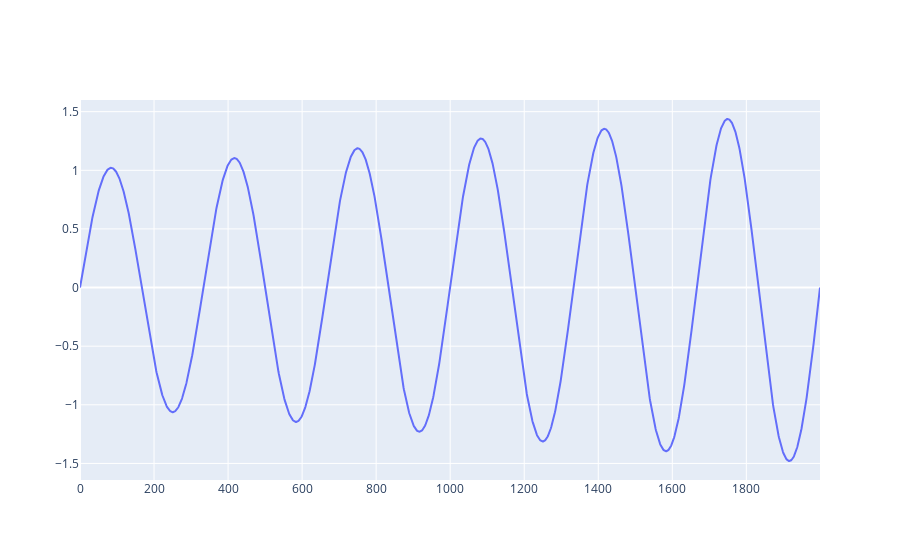

The notebook cell this image was saved under:
### Markdown cell above
# Определяем огранчиения

### Code cell
t_mod = np.linspace(0,30,2000)
#nu = (1 + 0.05 * np.sin( 2 * np.pi * 1/20 * t_mod))
nu = np.linspace(1, 1.5, 2000)
x_mod = nu * np.sin(2 * np.pi/5 * t_mod)

expected = (2 * np.pi/5 * nu * t_mod)%(2*np.pi)
fig = go.Figure()
fig.add_scatter(y = x_mod[:], mode='lines', name='x_acc')
fig.show()

### Figure 1 — Plotly figure (JSON) as saved in the notebook; plotly's stock layout.template omitted (floating-point values rounded to 4 significant figures; data arrays with more than 128 entries replaced by an {"elided": "..."} marker saying what was removed)
{"data": [{"mode": "lines", "name": "x_acc", "type": "scatter", "y": {"elided": "2000 float values"}}], "layout": {}}
